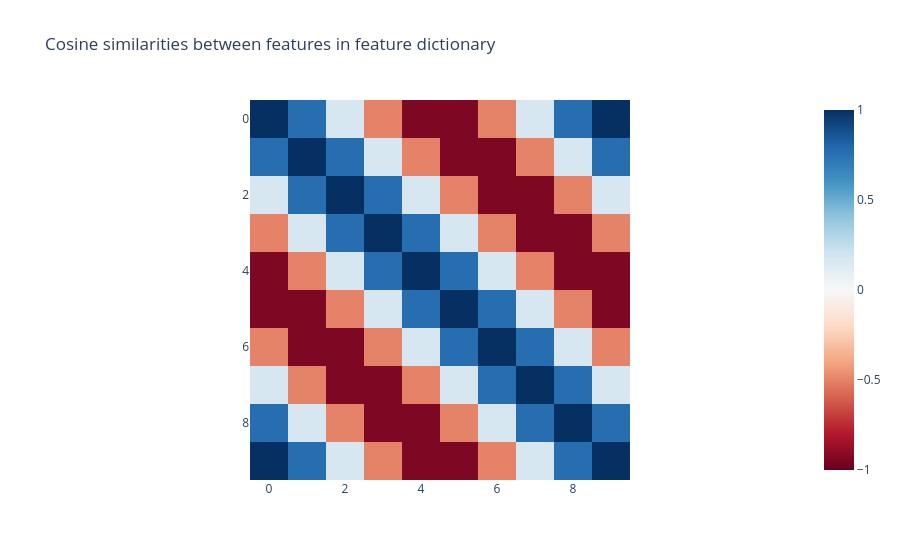

Write notebook code for a chart like this one.
### Code cell
import plotly.express as px

from sae_lens.util import cosine_similarities

px.imshow(
    cosine_similarities(feature_dict.feature_vectors).detach(),
    zmin=-1,
    zmax=1,
    color_continuous_scale="rdbu",
    title="Cosine similarities between features in feature dictionary",
)

### Figure 1 — Plotly figure (JSON) as saved in the notebook; plotly's stock layout.template omitted (floating-point values rounded to 4 significant figures)
{"data": [{"coloraxis": "coloraxis", "hovertemplate": "x: %{x}<br>y: %{y}<br>color: %{z}<extra></extra>", "name": "0", "type": "heatmap", "xaxis": "x", "yaxis": "y", "z": [[1.0, 0.766, 0.1736, -0.5, -0.9397, -0.9397, -0.5, 0.1736, 0.766, 1.0], [0.766, 1.0, 0.766, 0.1736, -0.5, -0.9397, -0.9397, -0.5, 0.1736, 0.766], [0.1736, 0.766, 1.0, 0.766, 0.1736, -0.5, -0.9397, -0.9397, -0.5, 0.1736], [-0.5, 0.1736, 0.766, 1.0, 0.766, 0.1736, -0.5, -0.9397, -0.9397, -0.5], [-0.9397, -0.5, 0.1736, 0.766, 1.0, 0.766, 0.1736, -0.5, -0.9397, -0.9397], [-0.9397, -0.9397, -0.5, 0.1736, 0.766, 1.0, 0.766, 0.1736, -0.5, -0.9397], [-0.5, -0.9397, -0.9397, -0.5, 0.1736, 0.766, 1.0, 0.766, 0.1736, -0.5], [0.1736, -0.5, -0.9397, -0.9397, -0.5, 0.1736, 0.766, 1.0, 0.766, 0.1736], [0.766, 0.1736, -0.5, -0.9397, -0.9397, -0.5, 0.1736, 0.766, 1.0, 0.766], [1.0, 0.766, 0.1736, -0.5, -0.9397, -0.9397, -0.5, 0.1736, 0.766, 1.0]]}], "layout": {"coloraxis": {"cmax": 1, "cmin": -1, "colorscale": [[0.0, "rgb(103,0,31)"], [0.1, "rgb(178,24,43)"], [0.2, "rgb(214,96,77)"], [0.3, "rgb(244,165,130)"], [0.4, "rgb(253,219,199)"], [0.5, "rgb(247,247,247)"], [0.6, "rgb(209,229,240)"], [0.7, "rgb(146,197,222)"], [0.8, "rgb(67,147,195)"], [0.9, "rgb(33,102,172)"], [1.0, "rgb(5,48,97)"]]}, "title": {"text": "Cosine similarities between features in feature dictionary"}, "xaxis": {"anchor": "y", "constrain": "domain", "domain": [0.0, 1.0], "scaleanchor": "y"}, "yaxis": {"anchor": "x", "autorange": "reversed", "constrain": "domain", "domain": [0.0, 1.0]}}}
